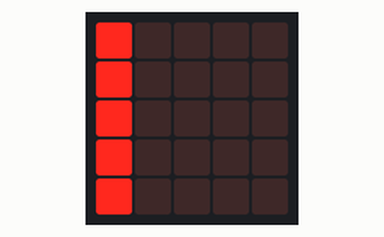
This program was run on a simulated BBC micro:bit (MakeCode). Parts: the board's 5×5 LED display.

Above: at 0.18 s.
At 20.01 s:
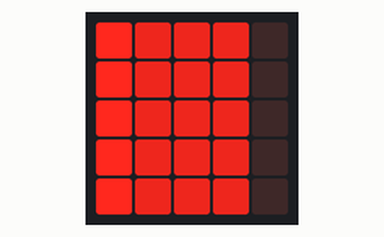
At 39.84 s:
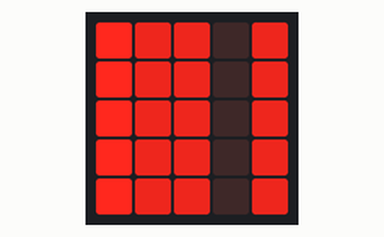

The program:

main.ts
```typescript
let 燈 = 0
let aX = 0
let X = 0
let bX = 0
let 燈2 = 0
basic.forever(function () {
    if (燈 == 4) {
        bX = -1
    }
    if (燈 == 0) {
        bX = 1
    }
    led.plot(燈, 0)
    led.plot(燈, 1)
    led.plot(燈, 2)
    led.plot(燈, 3)
    led.plot(燈, 4)
    basic.pause(100)
    led.unplot(燈, 0)
    led.unplot(燈, 1)
    led.unplot(燈, 2)
    led.unplot(燈, 3)
    led.unplot(燈, 4)
    燈 = 燈 + aX
})
basic.forever(function () {
    if (燈2 == 4) {
        bX = -1
    }
    if (燈2 == 0) {
        bX = 1
    }
    led.unplot(燈2, 0)
    led.unplot(燈2, 1)
    led.unplot(燈2, 2)
    led.unplot(燈2, 3)
    led.unplot(燈2, 4)
    basic.pause(100)
    led.plotBrightness(燈2, 0, 200)
    led.plotBrightness(燈2, 1, 200)
    led.plotBrightness(燈2, 2, 200)
    led.plotBrightness(燈2, 3, 200)
    led.plotBrightness(燈2, 4, 200)
    燈2 = 燈2 + bX
})
```

test.ts
```typescript
// 在這裡測試；當此封包作為擴充功能時，將不會編譯此內容。
```
